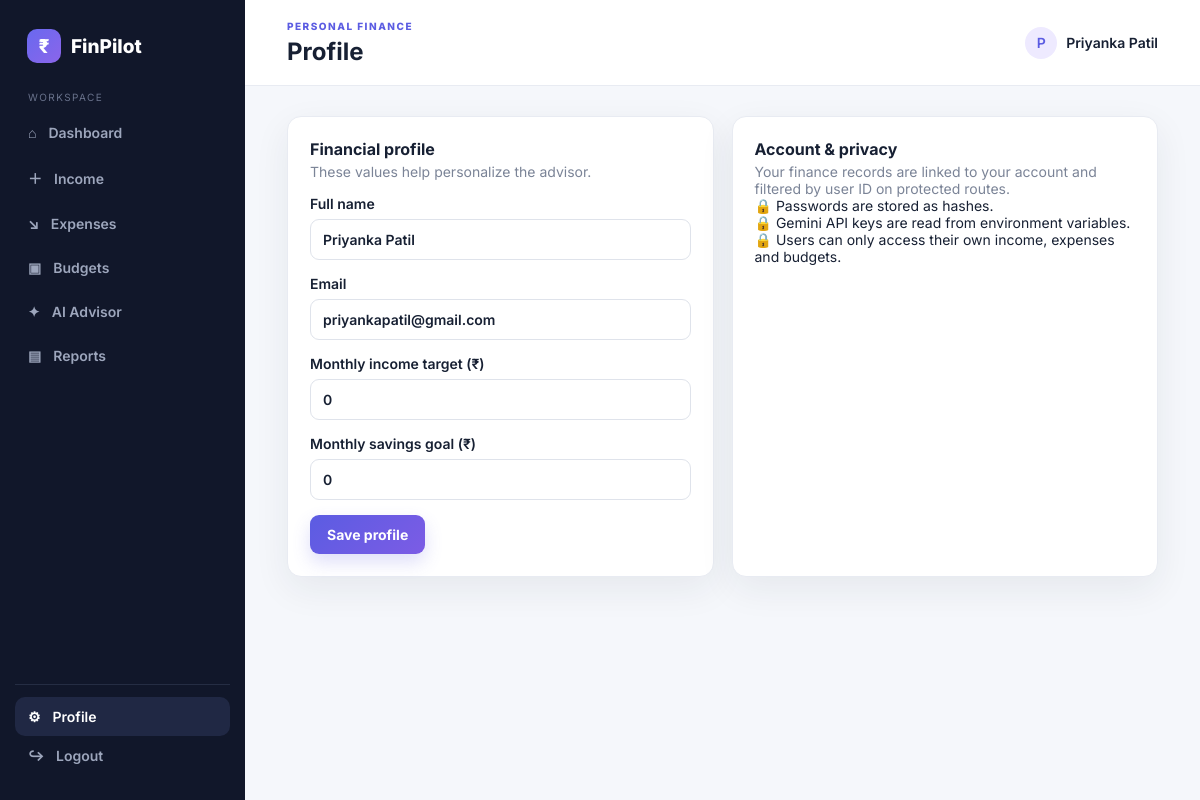
The app's page /profile (signed in) with its own data.
### models.py (models this page shows, shortened)
class User(UserMixin, db.Model):
    id = db.Column(db.Integer, primary_key=True)
    name = db.Column(db.String(100), nullable=False)
    email = db.Column(db.String(160), unique=True, nullable=False, index=True)
    password_hash = db.Column(db.String(255), nullable=False)
    monthly_income_target = db.Column(db.Float, default=0.0)
    savings_goal = db.Column(db.Float, default=0.0)
    created_at = db.Column(db.DateTime, default=datetime.utcnow)
    incomes = db.relationship('Income', backref='user', lazy=True, cascade='all, delete-orphan')
    expenses = db.relationship('Expense', backref='user', lazy=True, cascade='all, delete-orphan')
    budgets = db.relationship('Budget', backref='user', lazy=True, cascade='all, delete-orphan')

### app.py (the view, shortened to what this page needs)
@app.route('/profile', methods=['GET', 'POST'])
@login_required
def profile():
    return render_template('profile.html')

### app.py (called while the page is built)
@login_manager.user_loader
def load_user(user_id):
    return db.session.get(User, int(user_id))

def current_month():
    return date.today().strftime('%Y-%m')

@app.context_processor
def inject_globals():
    return {'categories': CATEGORIES, 'today': date.today(), 'current_month': current_month()}

### templates/profile.html
{% extends 'base.html' %}{% block page_title %}Profile{% endblock %}{% block content %}<div class="grid-2 form-grid"><div class="panel"><h2>Financial profile</h2><p class="muted">These values help personalize the advisor.</p><form method="post"><label>Full name<input name="name" value="{{ current_user.name }}" required></label><label>Email<input value="{{ current_user.email }}" disabled></label><label>Monthly income target (₹)<input type="number" name="monthly_income_target" min="0" step="0.01" value="{{ current_user.monthly_income_target or 0 }}"></label><label>Monthly savings goal (₹)<input type="number" name="savings_goal" min="0" step="0.01" value="{{ current_user.savings_goal or 0 }}"></label><button class="btn primary">Save profile</button></form></div><div class="panel"><h2>Account & privacy</h2><p class="muted">Your finance records are linked to your account and filtered by user ID on protected routes.</p><div class="security-item">🔒 Passwords are stored as hashes.</div><div class="security-item">🔒 Gemini API keys are read from environment variables.</div><div class="security-item">🔒 Users can only access their own income, expenses and budgets.</div></div></div>{% endblock %}

### templates/base.html (shortened to what this page needs)
<!doctype html>
<html lang="en">
<head>
  <link rel="stylesheet" href="{{ url_for('static', filename='css/style.css') }}">
</head>
<body>
<div class="app-shell">
  {% if current_user.is_authenticated %}
  <aside class="sidebar">
    <a class="brand" href="{{ url_for('dashboard') }}"><span class="brand-mark">₹</span><span>FinPilot</span></a>
    <div class="side-label">Workspace</div>
    <nav>
      <a class="nav-link {% if request.endpoint=='dashboard' %}active{% endif %}" href="{{ url_for('dashboard') }}">⌂ <span>Dashboard</span></a>
      <a class="nav-link {% if request.endpoint=='income' %}active{% endif %}" href="{{ url_for('income') }}">＋ <span>Income</span></a>
      <a class="nav-link {% if request.endpoint=='expenses' %}active{% endif %}" href="{{ url_for('expenses') }}">↘ <span>Expenses</span></a>
      <a class="nav-link {% if request.endpoint=='budgets' %}active{% endif %}" href="{{ url_for('budgets') }}">▣ <span>Budgets</span></a>
      <a class="nav-link {% if request.endpoint=='advisor' %}active{% endif %}" href="{{ url_for('advisor') }}">✦ <span>AI Advisor</span></a>
      <a class="nav-link {% if request.endpoint=='reports' %}active{% endif %}" href="{{ url_for('reports') }}">▤ <span>Reports</span></a>
    </nav>
    <div class="side-bottom">
      <a class="nav-link {% if request.endpoint=='profile' %}active{% endif %}" href="{{ url_for('profile') }}">⚙ <span>Profile</span></a>
      <a class="nav-link" href="{{ url_for('logout') }}">↪ <span>Logout</span></a>
    </div>
  </aside>
  {% endif %}
  <main class="main {% if not current_user.is_authenticated %}full{% endif %}">
    {% if current_user.is_authenticated %}
    <header class="topbar"><div><div class="eyebrow">PERSONAL FINANCE</div><h1>{% block page_title %}Dashboard{% endblock %}</h1></div><div class="user-pill"><span>{{ (current_user.name[0]|upper) if current_user.name else 'U' }}</span>{{ current_user.name }}</div></header>
    {% endif %}
    <section class="content">
      {% block content %}{% endblock %}
    </section>
  </main>
</div>
</body></html>

### static/css/style.css (style rules this page uses)
:root { --bg:#f5f7fb;--surface:#fff;--ink:#172033;--muted:#7b8497;--line:#e8ebf2;--primary:#5b5ce2;--primary2:#7c5ce5;--green:#17a673;--red:#e65353;--shadow:0 12px 36px rgba(29,36,60,.07) }
* { box-sizing:border-box }
body { margin:0;background:var(--bg);color:var(--ink);font-family:Inter,system-ui,sans-serif;font-size:14px }
a { color:inherit;text-decoration:none }
.app-shell { min-height:100vh;display:flex }
.sidebar { width:245px;background:#11172a;color:#aeb6cb;padding:25px 15px;position:fixed;inset:0 auto 0 0;display:flex;flex-direction:column;z-index:5 }
.brand { display:flex;align-items:center;gap:10px;color:white;font-weight:800;font-size:19px;padding:4px 12px 28px }
.brand-mark { display:inline-grid;place-items:center;width:34px;height:34px;border-radius:10px;background:linear-gradient(135deg,#6969ef,#8b65ea);color:white;font-weight:800 }
.side-label { font-size:10px;letter-spacing:1.4px;text-transform:uppercase;color:#68718a;padding:0 13px 10px }
nav { display:grid;gap:5px }
.nav-link { display:flex;gap:12px;align-items:center;padding:11px 13px;border-radius:10px;color:#9da6bc;font-weight:600 }
.nav-link:hover,.nav-link.active { background:#202844;color:white }
.side-bottom { margin-top:auto;border-top:1px solid #252d43;padding-top:12px }
.main { margin-left:245px;min-height:100vh;flex:1 }
.topbar { height:86px;background:#fff;border-bottom:1px solid var(--line);display:flex;align-items:center;justify-content:space-between;padding:0 42px }
.eyebrow { font-size:10px;letter-spacing:1.5px;color:var(--primary);font-weight:800 }
.topbar h1 { margin:5px 0 0;font-size:24px }
.user-pill { display:flex;align-items:center;gap:9px;font-weight:600 }
.user-pill span { width:32px;height:32px;border-radius:50%;display:grid;place-items:center;background:#eeeaff;color:#5b5ce2 }
.content { padding:30px 42px 50px;max-width:1400px;margin:auto }
.muted { color:var(--muted);margin:4px 0 0 }
input,select { width:100%;border:1px solid #dfe3eb;border-radius:9px;padding:11px 12px;background:#fff;color:var(--ink);font:inherit;outline:none }
label { display:grid;gap:7px;font-weight:600;margin:15px 0 }
button,.btn { font:inherit;border:0;cursor:pointer }
.btn { display:inline-flex;align-items:center;justify-content:center;padding:11px 17px;border-radius:9px;font-weight:700 }
.primary { background:linear-gradient(135deg,var(--primary),var(--primary2));color:white;box-shadow:0 8px 18px rgba(91,92,226,.2) }
.stat-card,.panel { background:var(--surface);border:1px solid var(--line);border-radius:14px;box-shadow:var(--shadow) }
.grid-2 { display:grid;grid-template-columns:1fr 1fr;gap:18px;margin-bottom:18px }
.panel { padding:22px }
.panel h2 { margin:0;font-size:16px }
.form-grid form { max-width:100% }

### records on screen
User: name "P", name "Priyanka Patil", email "priyankapatil@gmail.com", monthly_income_target "0", savings_goal "0"
